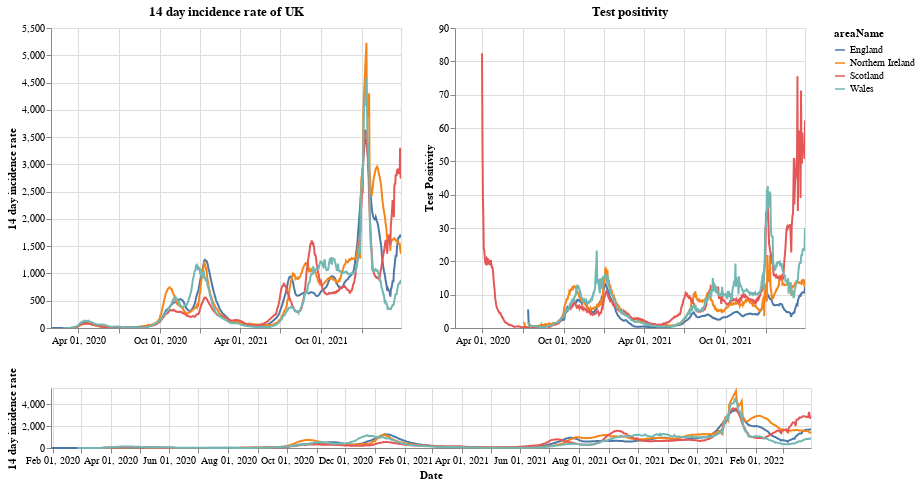

The notebook cell saved with this chart:
### Markdown cell above
# Plots

First a plot with each country in the UK. The top right shows the positivity rate for (which is the percentage of registered tests which were positive) while the top left is the 14 day incidence rate. The bottom chart can be used to select the timeframe (does not work on a mobile device).

### Code cell
#collapse
brush = alt.selection(type='interval', name='DateBrush',encodings=['x'],fields=['Time'])
leg_selection = alt.selection_multi(fields=['areaName'], bind='legend')

base = alt.Chart(uk_cases).mark_line().encode(
    x=alt.X("yearmonthdate(date):T", axis=alt.Axis(title='Date')),
    y=alt.Y("twoWeeklyCasesRate:Q", axis=alt.Axis(title='14 day incidence rate')),
    tooltip=['areaName', 'date','twoWeeklyCasesRate', 'testPositivity'],
    color='areaName',
    opacity=alt.condition(leg_selection, alt.value(2), alt.value(0.1))
).add_selection(leg_selection).properties(width=350)

upper = base.encode(alt.X('yearmonthdate(date):T', axis=alt.Axis(title=''),
                         scale=alt.Scale(domain=brush))
                   ).properties(title=f'14 day incidence rate of UK')
upper_right = upper.encode(alt.Y('testPositivity:Q', axis=alt.Axis(title='Test Positivity'))).properties(title='Test positivity')
lower = base.properties(height=60, width = 760).add_selection(brush)

(upper | upper_right) & lower

### Figure 1 — Vega-Lite specification as saved in the notebook (floating-point values rounded to 4 significant figures; data arrays with more than 128 entries replaced by an {"elided": "..."} marker saying what was removed)
{"config": {"view": {"continuousWidth": 400, "continuousHeight": 300}}, "vconcat": [{"hconcat": [{"mark": "line", "encoding": {"color": {"type": "nominal", "field": "areaName"}, "opacity": {"condition": {"value": 2, "selection": "selector001"}, "value": 0.1}, "tooltip": [{"type": "nominal", "field": "areaName"}, {"type": "temporal", "field": "date"}, {"type": "quantitative", "field": "twoWeeklyCasesRate"}, {"type": "quantitative", "field": "testPositivity"}], "x": {"type": "temporal", "axis": {"title": ""}, "field": "date", "scale": {"domain": {"selection": "DateBrush"}}, "timeUnit": "yearmonthdate"}, "y": {"type": "quantitative", "axis": {"title": "14 day incidence rate"}, "field": "twoWeeklyCasesRate"}}, "selection": {"selector001": {"type": "multi", "fields": ["areaName"], "bind": "legend"}}, "title": "14 day incidence rate of UK", "width": 350}, {"mark": "line", "encoding": {"color": {"type": "nominal", "field": "areaName"}, "opacity": {"condition": {"value": 2, "selection": "selector001"}, "value": 0.1}, "tooltip": [{"type": "nominal", "field": "areaName"}, {"type": "temporal", "field": "date"}, {"type": "quantitative", "field": "twoWeeklyCasesRate"}, {"type": "quantitative", "field": "testPositivity"}], "x": {"type": "temporal", "axis": {"title": ""}, "field": "date", "scale": {"domain": {"selection": "DateBrush"}}, "timeUnit": "yearmonthdate"}, "y": {"type": "quantitative", "axis": {"title": "Test Positivity"}, "field": "testPositivity"}}, "selection": {"selector001": {"type": "multi", "fields": ["areaName"], "bind": "legend"}}, "title": "Test positivity", "width": 350}]}, {"mark": "line", "encoding": {"color": {"type": "nominal", "field": "areaName"}, "opacity": {"condition": {"value": 2, "selection": "selector001"}, "value": 0.1}, "tooltip": [{"type": "nominal", "field": "areaName"}, {"type": "temporal", "field": "date"}, {"type": "quantitative", "field": "twoWeeklyCasesRate"}, {"type": "quantitative", "field": "testPositivity"}], "x": {"type": "temporal", "axis": {"title": "Date"}, "field": "date", "timeUnit": "yearmonthdate"}, "y": {"type": "quantitative", "axis": {"title": "14 day incidence rate"}, "field": "twoWeeklyCasesRate"}}, "height": 60, "selection": {"selector001": {"type": "multi", "fields": ["areaName"], "bind": "legend"}, "DateBrush": {"type": "interval", "encodings": ["x"], "fields": ["Time"]}}, "width": 760}], "data": {"name": "data-912c091b97f4c2565b624f9f4bb2306e"}, "$schema": "https://vega.github.io/schema/vega-lite/v4.8.1.json", "datasets": {"data-912c091b97f4c2565b624f9f4bb2306e": {"elided": "3080 records"}}}
